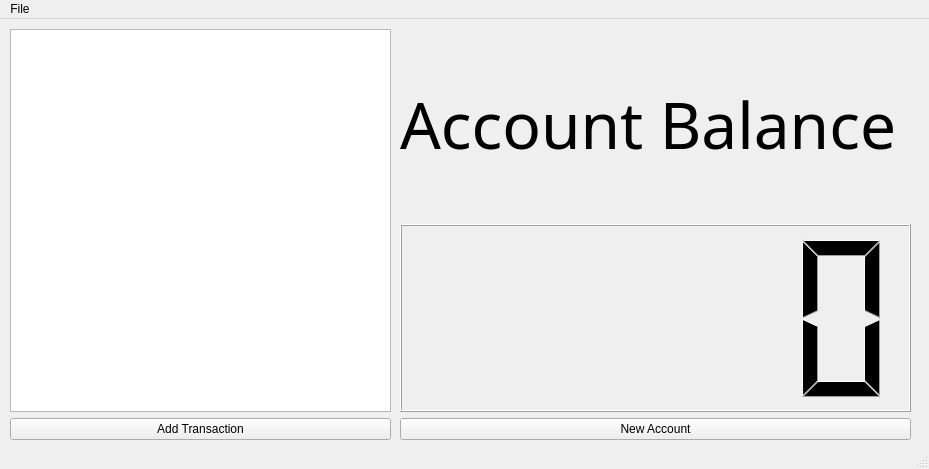
<?xml version="1.0" encoding="UTF-8"?>
<ui version="4.0">
 <class>MainWindow</class>
 <widget class="QMainWindow" name="MainWindow">
  <property name="geometry">
   <rect>
    <x>0</x>
    <y>0</y>
    <width>929</width>
    <height>469</height>
   </rect>
  </property>
  <property name="windowTitle">
   <string>MainWindow</string>
  </property>
  <widget class="QWidget" name="centralwidget">
   <widget class="QWidget" name="layoutWidget">
    <property name="geometry">
     <rect>
      <x>10</x>
      <y>10</y>
      <width>381</width>
      <height>411</height>
     </rect>
    </property>
    <layout class="QGridLayout" name="gridLayout_2">
     <item row="0" column="0">
      <widget class="QTableWidget" name="tableWidget"/>
     </item>
     <item row="1" column="0">
      <widget class="QPushButton" name="pushButton_addTransaction">
       <property name="text">
        <string>Add Transaction</string>
       </property>
      </widget>
     </item>
    </layout>
   </widget>
   <widget class="QWidget" name="">
    <property name="geometry">
     <rect>
      <x>400</x>
      <y>10</y>
      <width>511</width>
      <height>411</height>
     </rect>
    </property>
    <layout class="QGridLayout" name="gridLayout_3">
     <item row="0" column="0">
      <layout class="QGridLayout" name="gridLayout">
       <item row="0" column="0">
        <widget class="QLabel" name="label_2">
         <property name="font">
          <font>
           <family>Bahnschrift SemiLight</family>
           <pointsize>48</pointsize>
          </font>
         </property>
         <property name="text">
          <string>Account Balance</string>
         </property>
        </widget>
       </item>
       <item row="1" column="0">
        <widget class="QLCDNumber" name="lcdNumber_2">
         <property name="font">
          <font>
           <family>Bahnschrift SemiLight</family>
           <pointsize>36</pointsize>
          </font>
         </property>
        </widget>
       </item>
      </layout>
     </item>
     <item row="1" column="0">
      <widget class="QPushButton" name="pushButton_NewAccount">
       <property name="text">
        <string>New Account</string>
       </property>
      </widget>
     </item>
    </layout>
   </widget>
  </widget>
  <widget class="QMenuBar" name="menubar">
   <property name="geometry">
    <rect>
     <x>0</x>
     <y>0</y>
     <width>929</width>
     <height>21</height>
    </rect>
   </property>
   <widget class="QMenu" name="menuFile">
    <property name="title">
     <string>File</string>
    </property>
    <addaction name="actionSave"/>
    <addaction name="actionDelete"/>
   </widget>
   <addaction name="menuFile"/>
  </widget>
  <widget class="QStatusBar" name="statusbar"/>
  <action name="actionSave">
   <property name="text">
    <string>Save</string>
   </property>
  </action>
  <action name="actionDelete">
   <property name="text">
    <string>Delete</string>
   </property>
  </action>
 </widget>
 <resources/>
 <connections/>
</ui>
